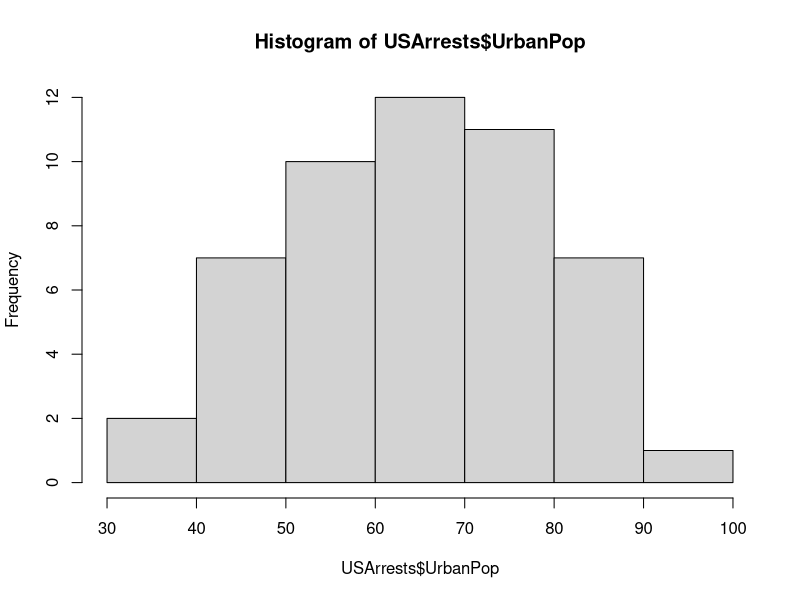
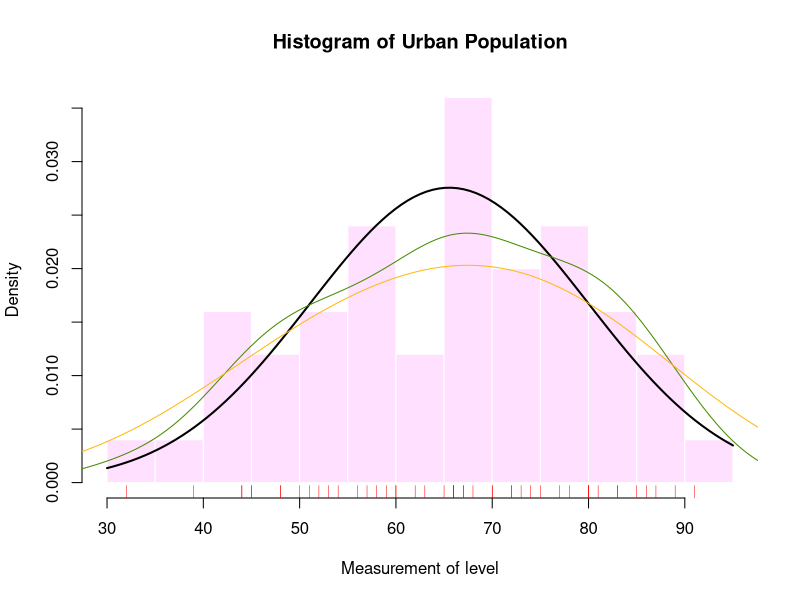

Source code (R) for these figures, in order:
require(datasets)
#Exercise for USArrests Data
data("USArrests")
USArrests$UrbanPop
# Make a histogram using the defaults
hist(USArrests$UrbanPop)

#Modify Histogram
hist(USArrests$UrbanPop,# Save histogram as object
     breaks = 10,  # "Suggests" 11 bins
     #breaks = seq(0,7000,by=100),
     #breaks = c(0,100,300,500,3000,3500),
     freq = FALSE,
     col=colors()[626], # Or use: col = colors() [626]
     main = "Histogram of Urban Population",
     xlab = "Measurement of level",
     border = 0,
     #density = 5
)
# IF freq = FALSE, this will draw normal distribution |  Normal curve (if prob = TRUE)
curve(dnorm(x,mean=mean(USArrests$UrbanPop),sd=sd(USArrests$UrbanPop)),
      col="black",
      lwd=2,
      add = TRUE)

# Plot : Kernel density lines (if prob = TRUE)
lines(density(USArrests$UrbanPop),col="chartreuse4")
#Adjusting curve
lines(density(USArrests$UrbanPop,adjust = 2),col="darkgoldenrod1")
# Plot : Rug (That is, lineplot under histogram)
rug(USArrests$UrbanPop,col = "red")

detach("package:datasets", unload = TRUE)
rm(list = ls())
